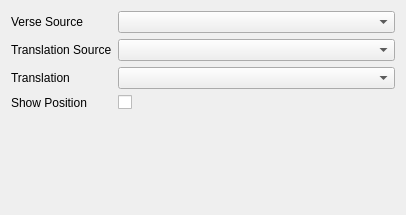
<?xml version="1.0" encoding="UTF-8"?>
<ui version="4.0">
 <class>bibleVerseConfig</class>
 <widget class="QWidget" name="bibleVerseConfig">
  <property name="geometry">
   <rect>
    <x>0</x>
    <y>0</y>
    <width>406</width>
    <height>215</height>
   </rect>
  </property>
  <property name="windowTitle">
   <string>Configure Lock/Logout</string>
  </property>
  <property name="accessibleName">
   <string>Configure Lock/Logout</string>
  </property>
  <layout class="QGridLayout" name="gridLayout">
   <item row="3" column="0">
    <layout class="QFormLayout" name="formLayout">
     <item row="2" column="1">
      <widget class="QComboBox" name="comboBox_translationSource">
       <property name="sizePolicy">
        <sizepolicy hsizetype="Expanding" vsizetype="Fixed">
         <horstretch>0</horstretch>
         <verstretch>0</verstretch>
        </sizepolicy>
       </property>
      </widget>
     </item>
     <item row="1" column="1">
      <widget class="QComboBox" name="comboBox_verseSource">
       <property name="sizePolicy">
        <sizepolicy hsizetype="Expanding" vsizetype="Fixed">
         <horstretch>0</horstretch>
         <verstretch>0</verstretch>
        </sizepolicy>
       </property>
      </widget>
     </item>
     <item row="1" column="0">
      <widget class="QLabel" name="label_2">
       <property name="frameShape">
        <enum>QFrame::NoFrame</enum>
       </property>
       <property name="frameShadow">
        <enum>QFrame::Plain</enum>
       </property>
       <property name="text">
        <string>Verse Source</string>
       </property>
      </widget>
     </item>
     <item row="2" column="0">
      <widget class="QLabel" name="label_3">
       <property name="text">
        <string>Translation Source</string>
       </property>
      </widget>
     </item>
     <item row="4" column="1">
      <widget class="QCheckBox" name="checkBox_position">
       <property name="text">
        <string/>
       </property>
      </widget>
     </item>
     <item row="4" column="0">
      <widget class="QLabel" name="label_4">
       <property name="text">
        <string>Show Position</string>
       </property>
      </widget>
     </item>
     <item row="3" column="0">
      <widget class="QLabel" name="label">
       <property name="text">
        <string>Translation</string>
       </property>
      </widget>
     </item>
     <item row="3" column="1">
      <widget class="QComboBox" name="comboBox_translation">
       <property name="sizePolicy">
        <sizepolicy hsizetype="Expanding" vsizetype="Fixed">
         <horstretch>0</horstretch>
         <verstretch>0</verstretch>
        </sizepolicy>
       </property>
      </widget>
     </item>
    </layout>
   </item>
  </layout>
 </widget>
 <resources/>
 <connections/>
</ui>
